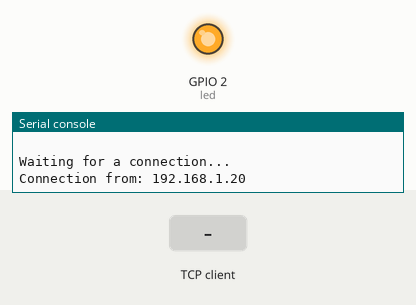
Recording of a program running on a simulated ESP8266 board running MicroPython. Shown: output pins drawn as LEDs (lit = HIGH, except the on-board LED, lit = LOW), the last lines printed to the serial console. The inputs (shaded band) are chosen by the test bench. One TCP client connects 1 s after the port opens and stays connected.

Above: at 1.2 s.
1.3 s: the TCP client sends "6off"
At 1.6 s:
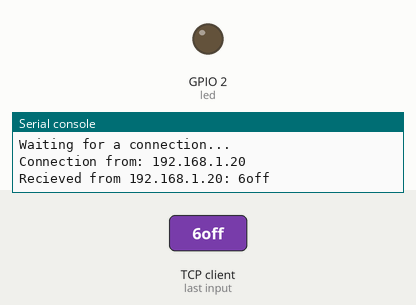
2.8 s: the TCP client sends "6on"
At 3.9 s:
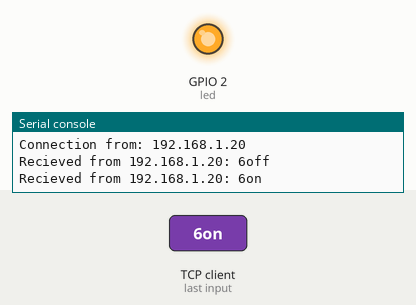
Timing chart, 0 to 5.8 s (numbered marks = the images above; inputs shaded):
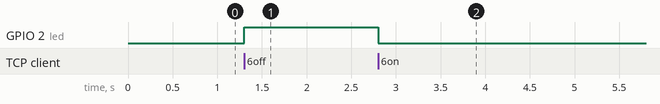

The program:

main.py
```python
#! /usr/bin/env python3
import network
import socket
import time
from machine import Pin
from machine import ADC

wlan = network.WLAN(network.STA_IF)
wlan.active(True)
wlan.ifconfig()
print()

HOST = ''
PORT = 5020
CLIENTS = 1
DEVICE = "Wemos D1 Mini"

led = Pin(2, Pin.OUT)
adc = ADC(0)

def get_voltage(adc_obj, sample, dly):
    l = []
    for i in range(sample):
        l.append(adc_obj.read())
        time.sleep(dly)
    l.remove(max(l))
    l.remove(min(l))
    voltage = (sum(l)/len(l)) * .022
    return voltage


def create_socket( addr, port_num, clients):
    sock = socket.socket()
    sock.bind((addr, port_num))
    sock.listen(clients)

    return sock

def socket_server(sock):
    try:
        print("Waiting for a connection...")
        conn, addr = sock.accept()
        print("Connection from: " + str(addr[0]))
        while True:
            incoming_data = conn.recv(1024).decode()
            if not incoming_data:
                break
            print("Recieved from " + str(addr[0])+ ": " + str(incoming_data))
            # print(type(incoming_data))
            # 6on was just an arbitrary message
            from_client = str(incoming_data)
            if from_client == '6on':
                led(0)
                reply = "Relay On"
            elif from_client == '6off':
                led(1)
                reply = "Relay Off"
            elif from_client == "info":
                reply = DEVICE
            elif from_client == "voltage":
                reply = str(get_voltage(adc, 12, 5))
            else:
                reply = "NoOp"

            conn.send(reply.encode())
    finally:
        conn.close()

SOCK = create_socket(HOST, PORT, CLIENTS)
while True:
    socket_server(SOCK)
    print("Conn closed - retrying")
```

Measured:
- after the input at 1.3 s, GPIO 2 (led): LOW → HIGH at once
- after the input at 2.8 s, GPIO 2 (led): HIGH → LOW at once
